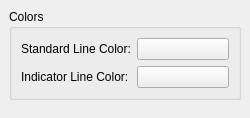
<ui version="4.0" >
 <class>prefs_display</class>
 <widget class="QWidget" name="prefs_display" >
  <property name="geometry" >
   <rect>
    <x>0</x>
    <y>0</y>
    <width>250</width>
    <height>118</height>
   </rect>
  </property>
  <property name="windowTitle" >
   <string>Display Settings</string>
  </property>
  <layout class="QVBoxLayout" >
   <property name="margin" >
    <number>9</number>
   </property>
   <property name="spacing" >
    <number>6</number>
   </property>
   <item>
    <widget class="QGroupBox" name="groupBox_2" >
     <property name="whatsThis" >
      <string>&lt;html>&lt;head>&lt;meta name="qrichtext" content="1" />&lt;style type="text/css">
p, li { white-space: pre-wrap; }
&lt;/style>&lt;/head>&lt;body style=" font-family:'Sans Serif'; font-size:9pt; font-weight:400; font-style:normal; text-decoration:none;">
&lt;p style=" margin-top:0px; margin-bottom:0px; margin-left:0px; margin-right:0px; -qt-block-indent:0; text-indent:0px;">Settings for colors&lt;/p>&lt;/body>&lt;/html></string>
     </property>
     <property name="title" >
      <string>Colors</string>
     </property>
     <layout class="QGridLayout" >
      <property name="margin" >
       <number>9</number>
      </property>
      <property name="spacing" >
       <number>6</number>
      </property>
      <item row="1" column="0" >
       <widget class="QLabel" name="label_2" >
        <property name="whatsThis" >
         <string>&lt;html>&lt;head>&lt;meta name="qrichtext" content="1" />&lt;style type="text/css">
p, li { white-space: pre-wrap; }
&lt;/style>&lt;/head>&lt;body style=" font-family:'Sans Serif'; font-size:9pt; font-weight:400; font-style:normal; text-decoration:none;">
&lt;p style=" margin-top:0px; margin-bottom:0px; margin-left:0px; margin-right:0px; -qt-block-indent:0; text-indent:0px;">Color of the indicator lines&lt;/p>&lt;/body>&lt;/html></string>
        </property>
        <property name="text" >
         <string>Indicator Line Color:</string>
        </property>
        <property name="buddy" >
         <cstring>kcfg_IndicatorLineColor</cstring>
        </property>
       </widget>
      </item>
      <item row="1" column="1" >
       <widget class="KColorButton" name="kcfg_IndicatorLineColor" />
      </item>
      <item row="0" column="1" >
       <widget class="KColorButton" name="kcfg_LineColor" />
      </item>
      <item row="0" column="0" >
       <widget class="QLabel" name="label" >
        <property name="whatsThis" >
         <string>&lt;html>&lt;head>&lt;meta name="qrichtext" content="1" />&lt;style type="text/css">
p, li { white-space: pre-wrap; }
&lt;/style>&lt;/head>&lt;body style=" font-family:'Sans Serif'; font-size:9pt; font-weight:400; font-style:normal; text-decoration:none;">
&lt;p style=" margin-top:0px; margin-bottom:0px; margin-left:0px; margin-right:0px; -qt-block-indent:0; text-indent:0px;">Color of the drawn lines&lt;/p>&lt;/body>&lt;/html></string>
        </property>
        <property name="text" >
         <string>Standard Line Color:</string>
        </property>
        <property name="buddy" >
         <cstring>kcfg_LineColor</cstring>
        </property>
       </widget>
      </item>
     </layout>
    </widget>
   </item>
   <item>
    <spacer>
     <property name="orientation" >
      <enum>Qt::Vertical</enum>
     </property>
     <property name="sizeHint" >
      <size>
       <width>232</width>
       <height>16</height>
      </size>
     </property>
    </spacer>
   </item>
  </layout>
 </widget>
 <customwidgets>
  <customwidget>
   <class>KColorButton</class>
   <extends>QPushButton</extends>
   <header>kcolorbutton.h</header>
  </customwidget>
 </customwidgets>
 <tabstops>
  <tabstop>kcfg_LineColor</tabstop>
  <tabstop>kcfg_IndicatorLineColor</tabstop>
 </tabstops>
 <resources/>
 <connections/>
</ui>
